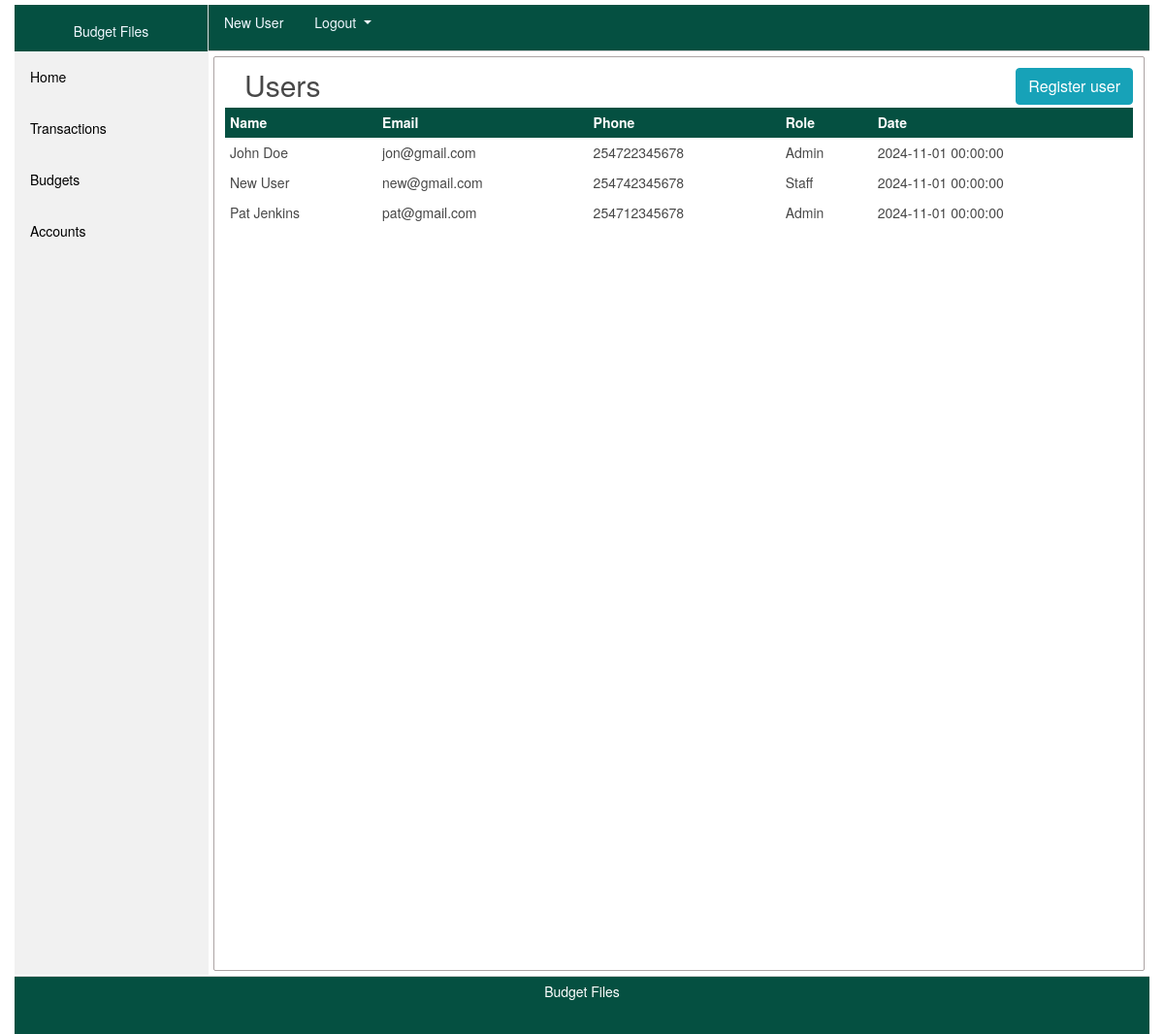
Screenshot of /users (signed in) with the database file from the repository.
### app/models/users.py (models this page shows, shortened)
class Users(db.Model, UserMixin):
    __tablename__ = 'users_table'
    id = db.Column(db.Integer, primary_key=True)
    name = db.Column(db.String(200), nullable=False)
    email = db.Column(db.String(200), unique=True, nullable=False)
    phone = db.Column(db.String(20),  unique=True, nullable=False)
    role = db.Column(db.String(20), nullable=False)
    password = db.Column(db.String(60), nullable=False)
    date = db.Column(db.DateTime(), nullable=False, default=datetime.now)
    transactions = db.relationship('Transaction', backref='phone', lazy=True) # transaction.phone // Users(current user)
    budgets = db.relationship('Budget', backref='phone', lazy=True) # budget.phone // Users(current user)

### app/views/users/routes.py (the view)
@users.route("/users")
def allUsers(): # ************************* users *************************
    users = Users.query.all()
    return render_template('users.html', page='users', users=users)

### app/models/users.py (called while the page is built)
@login_manager.user_loader
def load_user(user_id):
    return Users.query.get(int(user_id))

### app/templates/users.html (shortened to what this page needs)
{% extends "page_template.html" %}
{% block contents %}
    <div class="content">
        <section class="places">
            <div style="float: left;">
                <h1>Users</h1>
            </div>
            <div style="overflow: hidden; float: right;">
                <a href="{{ url_for('users.register') }}" style="text-decoration: none;">
                    <button type="button" class="btn btn-info">
                        Register user
                    </button>
                </a>
            </div>
            <table id="users_table" class="display" style="width:100%">
                <thead style="background: #055041; color: #FFFFFF">
                    <th style="padding: 5px;">Name</th>
                    <th style="padding: 5px;">Email</th>
                    <th style="padding: 5px;">Phone</th>
                    <th style="padding: 5px;">Role</th>
                    <th style="padding: 5px;">Date</th>
                </thead>
                <tbody>
                    {% if users %}
                        {% for user in users %}
                        <tr class="users_row">
                            <td style="padding: 5px;"><a href="{{ url_for('users.account', user_id=user.id) }}" style="text-decoration: none; color: inherit;">{{ user.name }}</a></td>
                            <td style="padding: 5px;">{{ user.email }}</td>
                            <td style="padding: 5px;">{{ user.phone }}</td>
                            <td style="padding: 5px;">{{ user.role }}</td>
                            <td style="padding: 5px;">{{ user.date }}</td>
                        </tr>
                        {% endfor %}
                    {% endif %}
                </tbody>
            </table>
        </section>
    </div>
{% endblock contents %}

### app/templates/header.html (shortened to what this page needs)
<header>
    <div class="user">
        {% if current_user.is_authenticated %}
            <nav class="nav">
                <a class="nav-link disabled" style="color: aliceblue;" href="#">{{ current_user.name }}</a>
                <div class="dropdown show">
                    <a class="dropdown-toggle nav-link active" style="color: aliceblue;" href="#" role="button" id="dropdownMenuLink" data-toggle="dropdown" aria-haspopup="true" aria-expanded="false">
                        Logout
                    </a>
                  </div>
            </nav>
        {% else %}
            <nav class="nav">
                <a class="nav-link disabled" style="color: aliceblue;" href="{{ url_for('login') }}">Log In</a>
                <a class="nav-link active" style="color: aliceblue;" href="{{ url_for('users.register') }}">Register</a>
            </nav>
        {% endif %}
    </div>
</header>

### app/static/4-common.css (style rules this page uses)
body { margin:0px; padding:0px; color: #484848; font-size: 14px; font-family: Circular,"Helvetica Neue",Helvetica,Arial,sans-serif; }

### app/static/3-header.css (style rules this page uses)
header { margin-left: 200px; background-color: #055041; height: 48px; border-bottom: 1px solid #CCCCCC; }

### app/static/6-filters.css (style rules this page uses)
div.content { margin: 5px 5px 5px 205px; padding: 1px 1px; height: 943px; border: 1px solid #aca4a4; border-radius: 2px; }

### app/static/100-places.css (style rules this page uses)
.places { padding: 10px; }
.user { margin-top: 5px; margin-bottom: 5px; }
h1 { display: block; width: 95%; display: block; margin-top: 0px; margin-left: 20px; margin-bottom: 5px; font-size: 30px; }

### app/templates/page_template.html (style rules this page uses)
body { margin:0px; padding:0px; color: #484848; font-size: 14px; font-family: Circular,"Helvetica Neue",Helvetica,Arial,sans-serif; }

### rows the page displays
Users: name "New User", email "new@gmail.com", phone "254742345678", role "Staff", date "2024-11-01 00:00:00"
Users: name "John Doe", email "jon@gmail.com", phone "254722345678", role "Admin", date "2024-11-01 00:00:00"
Users: name "Pat Jenkins", email "pat@gmail.com", phone "254712345678", role "Admin", date "2024-11-01 00:00:00"
